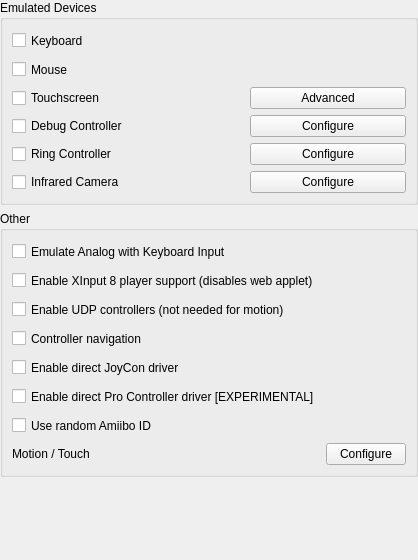
       <widget class="QWidget" name="rightInputAdvanced" native="true">
        <layout class="QVBoxLayout" name="rightLayout" stretch="1,1">
         <property name="spacing">
          <number>3</number>
         </property>
         <property name="leftMargin">
          <number>0</number>
         </property>
         <property name="topMargin">
          <number>0</number>
         </property>
         <property name="rightMargin">
          <number>0</number>
         </property>
         <property name="bottomMargin">
          <number>0</number>
         </property>
         <item>
          <widget class="QWidget" name="topRightInputAdvanced" native="true">
           <layout class="QVBoxLayout" name="verticalLayout">
            <property name="leftMargin">
             <number>0</number>
            </property>
            <property name="topMargin">
             <number>0</number>
            </property>
            <property name="rightMargin">
             <number>0</number>
            </property>
            <property name="bottomMargin">
             <number>0</number>
            </property>
            <item>
             <widget class="QGroupBox" name="emulatedDevicesGroupBox">
              <property name="title">
               <string>Emulated Devices</string>
              </property>
              <layout class="QGridLayout" name="emulatedDevicesGridLayout">
               <item row="0" column="0">
                <widget class="QCheckBox" name="keyboard_enabled">
                 <property name="minimumSize">
                  <size>
                   <width>0</width>
                   <height>23</height>
                  </size>
                 </property>
                 <property name="text">
                  <string>Keyboard</string>
                 </property>
                </widget>
               </item>
                <item row="1" column="0">
                  <widget class="QCheckBox" name="mouse_enabled">
                    <property name="minimumSize">
                      <size>
                        <width>0</width>
                        <height>23</height>
                      </size>
                    </property>
                    <property name="text">
                      <string>Mouse</string>
                    </property>
                  </widget>
                </item>
                <item row="2" column="0">
                  <widget class="QCheckBox" name="touchscreen_enabled">
                    <property name="text">
                      <string>Touchscreen</string>
                    </property>
                  </widget>
                </item>
               <item row="2" column="1">
                <spacer name="horizontalSpacer_8">
                 <property name="orientation">
                  <enum>Qt::Horizontal</enum>
                 </property>
                 <property name="sizeType">
                  <enum>QSizePolicy::Fixed</enum>
                 </property>
                 <property name="sizeHint" stdset="0">
                  <size>
                   <width>76</width>
                   <height>20</height>
                  </size>
                 </property>
                </spacer>
               </item>
                <item row="2" column="2">
                  <widget class="QPushButton" name="touchscreen_advanced">
                    <property name="text">
                      <string>Advanced</string>
                    </property>
                  </widget>
                </item>
               <item row="3" column="0">
                <widget class="QCheckBox" name="debug_enabled">
                 <property name="text">
                  <string>Debug Controller</string>
                 </property>
                </widget>
               </item>
               <item row="3" column="2">
                <widget class="QPushButton" name="debug_configure">
                 <property name="text">
                  <string>Configure</string>
                 </property>
                </widget>
               </item>
               <item row="4" column="0">
                <widget class="QCheckBox" name="enable_ring_controller">
                 <property name="text">
                  <string>Ring Controller</string>
                 </property>
                </widget>
               </item>
               <item row="4" column="2">
                <widget class="QPushButton" name="ring_controller_configure">
                 <property name="text">
                  <string>Configure</string>
                 </property>
                </widget>
               </item>
               <item row="5" column="0">
                <widget class="QCheckBox" name="enable_ir_sensor">
                 <property name="text">
                  <string>Infrared Camera</string>
                 </property>
                </widget>
               </item>
               <item row="5" column="2">
                <widget class="QPushButton" name="camera_configure">
                 <property name="text">
                  <string>Configure</string>
                 </property>
                </widget>
               </item>
              </layout>
             </widget>
            </item>
             <item>
               <widget class="QGroupBox" name="otherGroupBox">
                 <property name="title">
                   <string>Other</string>
                 </property>
                 <layout class="QGridLayout" name="OtherGridLayout">
                   <item row="1" column="0">
                     <widget class="QCheckBox" name="emulate_analog_keyboard">
                       <property name="minimumSize">
                         <size>
                           <width>0</width>
                           <height>23</height>
                         </size>
                       </property>
                       <property name="text">
                         <string>Emulate Analog with Keyboard Input</string>
                       </property>
                     </widget>
                   </item>
                   <item row="2" column="0">
                     <widget class="QCheckBox" name="enable_raw_input">
                       <property name="toolTip">
                         <string>Requires restarting yuzu</string>
                       </property>
                       <property name="minimumSize">
                         <size>
                           <width>0</width>
                           <height>23</height>
                         </size>
                       </property>
                       <property name="text">
                         <string>Enable XInput 8 player support (disables web applet)</string>
                       </property>
                     </widget>
                   </item>
                   <item row="3" column="0">
                     <widget class="QCheckBox" name="enable_udp_controller">
                       <property name="minimumSize">
                         <size>
                           <width>0</width>
                           <height>23</height>
                         </size>
                       </property>
                       <property name="text">
                         <string>Enable UDP controllers (not needed for motion)</string>
                       </property>
                     </widget>
                   </item>
                   <item row="4" column="0">
                     <widget class="QCheckBox" name="controller_navigation">
                       <property name="minimumSize">
                         <size>
                           <width>0</width>
                           <height>23</height>
                         </size>
                       </property>
                       <property name="text">
                         <string>Controller navigation</string>
                       </property>
                     </widget>
                   </item>
                   <item row="5" column="0">
                      <widget class="QCheckBox" name="enable_joycon_driver">
                       <property name="toolTip">
                         <string>Requires restarting yuzu</string>
                       </property>
                       <property name="minimumSize">
                         <size>
                           <width>0</width>
                           <height>23</height>
                         </size>
                       </property>
                       <property name="text">
                         <string>Enable direct JoyCon driver</string>
                       </property>
                     </widget>
                   </item>
                   <item row="6" column="0">
                      <widget class="QCheckBox" name="enable_procon_driver">
                       <property name="toolTip">
                         <string>Requires restarting yuzu</string>
                       </property>
                       <property name="minimumSize">
                         <size>
                           <width>0</width>
                           <height>23</height>
                         </size>
                       </property>
                       <property name="text">
                         <string>Enable direct Pro Controller driver [EXPERIMENTAL]</string>
                       </property>
                     </widget>
                   </item>
                   <item row="7" column="0">
                     <widget class="QCheckBox" name="random_amiibo_id">
                       <property name="toolTip">
                         <string>Allows unlimited uses of the same Amiibo in games that would otherwise limit you to one use.</string>
                       </property>
                       <property name="minimumSize">
                         <size>
                           <width>0</width>
                           <height>23</height>
                         </size>
                       </property>
                       <property name="text">
                         <string>Use random Amiibo ID</string>
                       </property>
                     </widget>
                   </item>
                   <item row="8" column="0">
                     <widget class="QLabel" name="motion_touch">
                       <property name="text">
                         <string>Motion / Touch</string>
                       </property>
                     </widget>
                   </item>
                   <item row="8" column="2">
                     <widget class="QPushButton" name="buttonMotionTouch">
                       <property name="text">
                         <string>Configure</string>
                       </property>
                     </widget>
                   </item>
                 </layout>
               </widget>
             </item>
            <item>
             <spacer name="verticalSpacer">
              <property name="orientation">
               <enum>Qt::Vertical</enum>
              </property>
              <property name="sizeHint" stdset="0">
               <size>
                <width>20</width>
                <height>40</height>
               </size>
              </property>
             </spacer>
            </item>
           </layout>
          </widget>
         </item>
         <item>
          <widget class="QWidget" name="bottomRightInputAdvanced" native="true">
           <layout class="QVBoxLayout" name="verticalLayout_2">
            <property name="leftMargin">
             <number>0</number>
            </property>
            <property name="topMargin">
             <number>0</number>
            </property>
            <property name="rightMargin">
             <number>0</number>
            </property>
            <property name="bottomMargin">
             <number>0</number>
            </property>
            <item>
             <spacer name="mainVerticalSpacer">
              <property name="orientation">
               <enum>Qt::Vertical</enum>
              </property>
              <property name="sizeHint" stdset="0">
               <size>
                <width>20</width>
                <height>40</height>
               </size>
              </property>
             </spacer>
            </item>
           </layout>
          </widget>
         </item>
        </layout>
       </widget>
